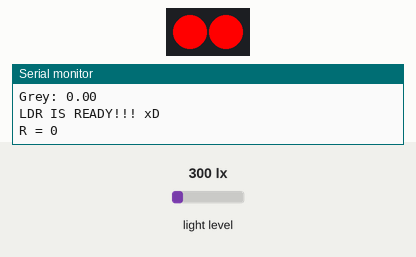
Recording of a sketch running on a simulated Arduino Uno, built with avr-gcc and run on an emulated ATmega328P. Parts: 2 RGB LEDs in strip order, left to right, the last lines printed to the serial monitor. The test bench sets the inputs (shaded band); at power-on: light level 300 lx.

Above: at 15.96 s.
At 16.49 s:
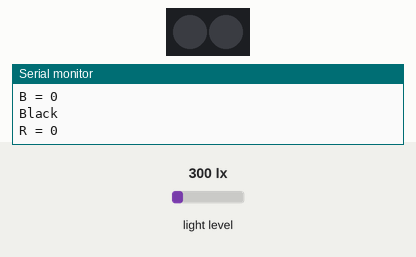
At 17.17 s:
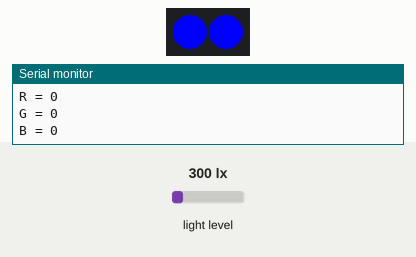
At 18.83 s:
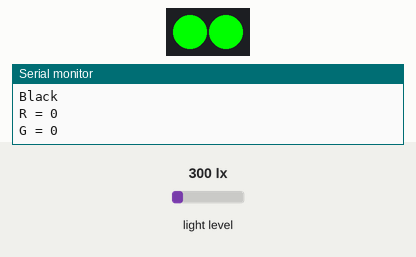
Timing chart, 0 to 19.1 s (numbered marks = the images above):
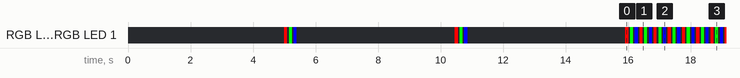

Measured:
- by itself, everything shown: repeats every 0.45 s, in 6 steps

The sketch:

Colour_Detection.ino
```cpp
#include <MeMCore.h>

#define LDRWait 10
#define RGBWait 50

MeRGBLed led(0, 2);
MeLightSensor ldr(PORT_8);

float colour_arr[] = {0, 0, 0};
float white_arr[] = {0, 0, 0};
float black_arr[] = {0, 0, 0};
float grey_diff[] = {0, 0, 0};

void setup() {
  led.setpin(13);
  led.setColor(0, 0, 0);
  led.show();
  Serial.begin(9600);
  ldr_calibration();
}

void loop() {
  colour_detection();
  char colour = output_colour(colour_arr);
}

void colour_detection() {
  int average_iter = 10;
  int sum = 0;
  for (int i = 0; i < 3; i += 1) {
    if (i == 0) {
      Serial.print("R = ");
      led.setColor(255, 0, 0);
    } else if (i == 1) {
      Serial.print("G = ");
      led.setColor(0, 255, 0);
    } else {
      Serial.print("B = ");
      led.setColor(0, 0, 255);
    }
    sum = 0;
    led.show();
    delay(RGBWait);
    colour_arr[i] = avg_reading(5);
    colour_arr[i] = (colour_arr[i] - black_arr[i]) / (grey_diff[i]) * 255;
    led.setColor(0, 0, 0);
    led.show();
    delay(RGBWait);
    if (int(colour_arr[i] < 0)) {
      colour_arr[i] = 0;
    }
    for (int j = average_iter; j > 0; j -= 1) {
      sum += colour_arr[i];
    }
    Serial.println(int(sum / average_iter));
    colour_arr[i] = sum / average_iter;
  }
}

void ldr_calibration() {
  //White Calibration
  Serial.println("Put White Sample For Calibration! :D");
  delay(5000);
  led.setColor(0, 0, 0);
  led.show();
  for (int i = 0; i < 3; i += 1) {
    if (i == 0) {
      led.setColor(255, 0, 0);
    } else if (i == 1) {
      led.setColor(0, 255, 0);
    } else {
      led.setColor(0, 0, 255);
    }
    led.show();
    delay(RGBWait);
    white_arr[i] = avg_reading(5);
    led.setColor(0, 0, 0);
    led.show();
    delay(RGBWait);
    Serial.println(white_arr[i]);
  }
  //Black Calibration
  Serial.println("Put Black Sample For Calibration! ;D");
  delay(5000);
  for (int i = 0; i < 3; i += 1) {
    if (i == 0) {
      led.setColor(255, 0, 0);
    } else if (i == 1) {
      led.setColor(0, 255, 0);
    } else {
      led.setColor(0, 0, 255);
    }
    led.show();
    delay(RGBWait);
    black_arr[i] = avg_reading(5);
    led.setColor(0, 0, 0);
    led.show();
    delay(RGBWait);
    grey_diff[i] = white_arr[i] - black_arr[i];
    Serial.print("Black: ");
    Serial.println(black_arr[i]);
    Serial.print("Grey: ");
    Serial.println(grey_diff[i]);
  }
  Serial.println("LDR IS READY!!! xD");
  delay(5000);
}

float avg_reading(int times) {
  float reading = 0;
  float total = 0;
  for (int i = 0; i < times; i += 1) {
    reading = ldr.read();
    total += reading;
    delay(LDRWait);
  }
  return total / times;
}

char output_colour(float *arr) {
  if (arr[0] >= 220 && arr[1] >= 220 && arr[2] >= 220) {
    Serial.println("White");
    return 'W';
  } else if (arr[0] >= 215 && arr[1] >= 75 && arr[2] >= 75) {
    Serial.println("Orange");
    return 'O';
  } else if (arr[0] >= 190 && arr[1] >= 60 && arr[2] >= 60) {
    Serial.println("Red");
    return 'R';
  } else if (arr[2] >= 160 && arr[1] >= 110 && arr[0] >= 40) {
    Serial.println("Blue");
    return 'B';
  } else if (arr[2] >= 50 && arr[1] >= 90 && arr[0] >= 50) {
    Serial.println("Green");
    return 'G';
  } else if (arr[0] >= 0 && arr[1] >= 0 && arr[2] >= 0) {
    Serial.println("Black");
    return 'X';
  } else {
    Serial.println("???");
    return '?';
  }
}
```
